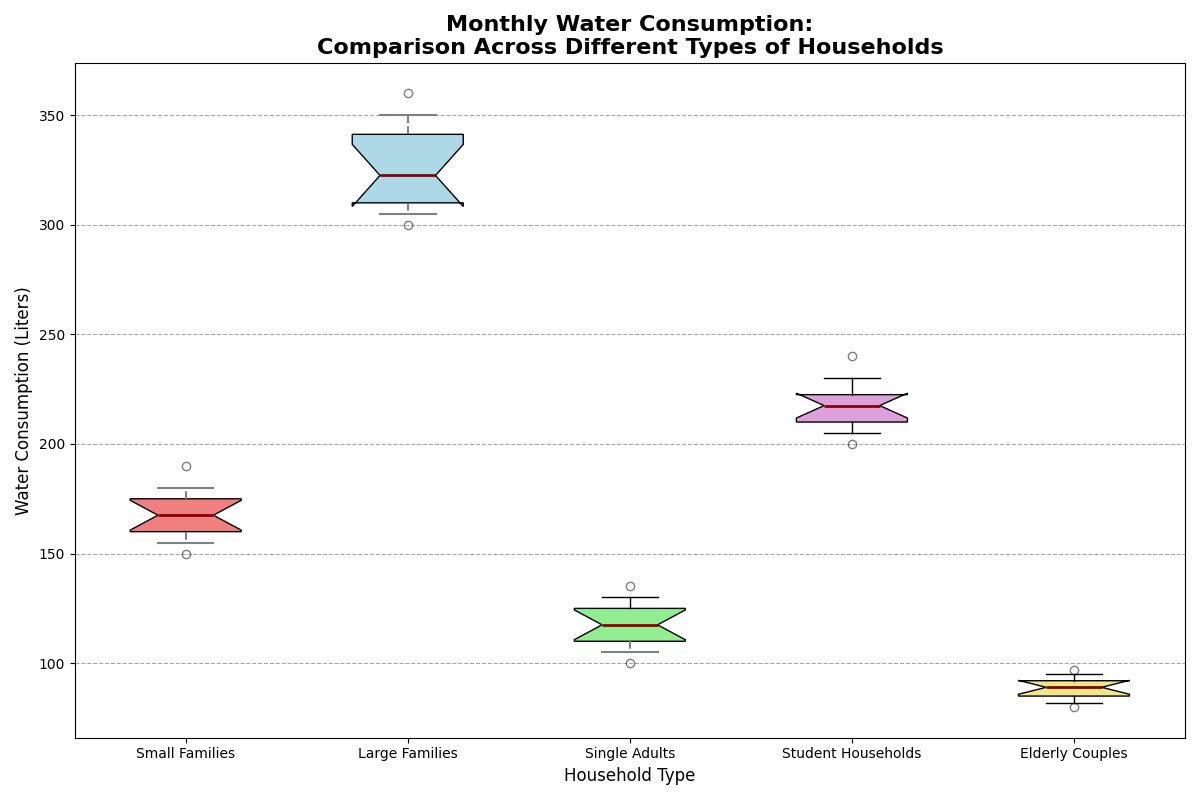

The Python source for this figure:
import matplotlib.pyplot as plt
import numpy as np

# Backstory: Comparison of Monthly Water Consumption Across Different Types of Households
# Data Description: Monthly water consumption (in liters) for different types of households in a neighborhood

# Data for monthly water consumption (liters) for different types of households
small_families = [150, 160, 170, 155, 165, 180, 175, 160, 170, 165, 175, 190]
large_families = [300, 310, 320, 305, 315, 350, 345, 310, 330, 325, 340, 360]
single_adults = [100, 110, 115, 105, 120, 125, 110, 120, 115, 125, 130, 135]
student_households = [200, 210, 220, 205, 215, 230, 220, 210, 220, 215, 230, 240]
elderly_couples = [80, 85, 90, 82, 88, 95, 92, 85, 90, 88, 92, 97]

# Combine data into a list
water_usage_data = [small_families, large_families, single_adults, student_households, elderly_couples]

household_types = ['Small Families', 'Large Families', 'Single Adults', 'Student Households', 'Elderly Couples']

# Create the vertical box plot
fig, ax = plt.subplots(figsize=(12, 8))

# Plot the data with customized properties
box = ax.boxplot(water_usage_data, vert=True, patch_artist=True, labels=household_types, notch=True, whis=[5, 95])

# Define colors for each household type
colors = ['lightcoral', 'lightblue', 'lightgreen', 'plum', 'khaki']
for patch, color in zip(box['boxes'], colors):
    patch.set_facecolor(color)

# Customize plot appearance
for whisker, cap, median, flier in zip(box['whiskers'], box['caps'], box['medians'], box['fliers']):
    whisker.set(color='grey', linewidth=1.5, linestyle='--')
    cap.set(color='grey', linewidth=1.5)
    median.set(color='darkred', linewidth=2)
    flier.set(marker='o', color='gold', alpha=0.5)

# Set titles and labels
ax.set_title('Monthly Water Consumption:\nComparison Across Different Types of Households', fontsize=16, fontweight='bold')
ax.set_ylabel('Water Consumption (Liters)', fontsize=12)
ax.set_xlabel('Household Type', fontsize=12)
ax.yaxis.grid(True, linestyle='--', color='grey', alpha=0.7)

# Automatically adjust layout to prevent overlap
plt.tight_layout()

# Display the plot
plt.show()
